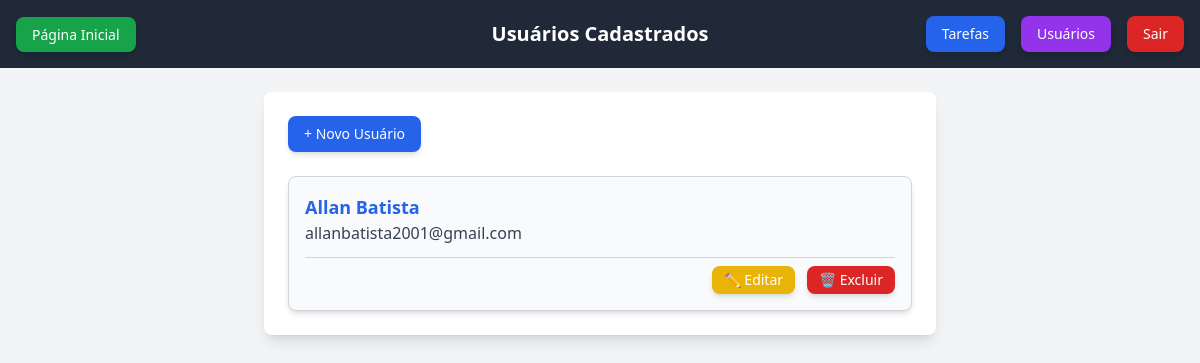
The app's page /tarefas/listarusuarios/ (signed in), older data.
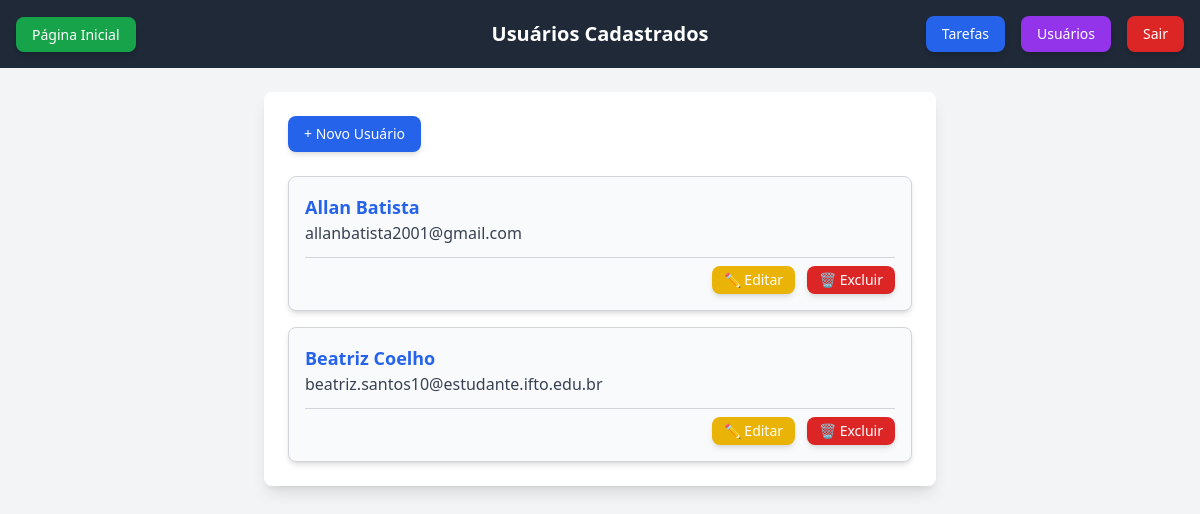
The same page, newer data.
### tarefas/models.py (models this page shows, shortened)
class Usuario(models.Model):
    nome = models.CharField(max_length=100)
    email = models.CharField(max_length=100)
    senha = models.CharField(max_length=128)  # Armazenar a senha como hash

### tarefas/views.py (the view)
# urls.py: path("listarusuarios/", views.listarUsuarios, name="listarusuarios"),
def listarUsuarios(request):
    if 'usuario_id' not in request.session:
        return redirect('login')
    usuarios = Usuario.objects.all()
    return render(request, "listarUsuarios.html", {"usuarios": usuarios})

### tarefas/templates/listarUsuarios.html (shortened to what this page needs)
{% extends 'base.html' %}
{% block content %}
<div class="max-w-2xl w-full bg-white p-6 rounded-lg shadow-lg">
    <div class="flex justify-between items-center mb-6">
        <a href="{% url 'tarefas:cadastrarusuarios' %}"
           class="px-4 py-2 bg-blue-600 text-white text-sm font-medium rounded-lg shadow-md hover:bg-blue-700 transition">
            + Novo Usuário
        </a>
    </div>
    {% if usuarios %}
        <div class="grid gap-4">
            {% for usuario in usuarios %}
                <div class="bg-gray-50 border border-gray-300 rounded-lg p-4 shadow-md transition-transform transform hover:-translate-y-1 hover:shadow-lg">
                    <div class="mb-3">
                        <h3 class="text-lg font-semibold text-blue-600">{{ usuario.nome }}</h3>
                        <p class="text-gray-700">{{ usuario.email }}</p>
                    </div>
                    <div class="flex justify-end gap-3 pt-2 border-t border-gray-300 mt-3">
                        <a href="{% url 'tarefas:editarusuario' usuario.id %}"
                           class="px-3 py-1 bg-yellow-500 text-white text-sm font-medium rounded-lg shadow-md hover:bg-yellow-600 transition">
                           ✏️ Editar
                        </a>
                        <a href="{% url 'tarefas:excluirusuario' usuario.id %}"
                           class="px-3 py-1 bg-red-600 text-white text-sm font-medium rounded-lg shadow-md hover:bg-red-700 transition"
                           onclick="return confirm('Tem certeza que deseja excluir este usuário?')">
                           🗑️ Excluir
                        </a>
                    </div>
                </div>
            {% endfor %}
        </div>
    {% else %}
        <p class="text-center text-gray-500 italic">Nenhum usuário cadastrado ainda.</p>
    {% endif %}
</div>
{% endblock %}

### tarefas/templates/base.html (shortened to what this page needs)
<!DOCTYPE html>
<html lang="pt-br">
<head>
  <script src="https://cdn.tailwindcss.com"></script>
</head>
<body class="bg-gray-100">
  <nav class="bg-gray-800 text-white p-4 relative">
    <div class="max-w-7xl mx-auto flex items-center justify-between relative">
      <div>
        <a href="{% url 'tarefas:index' %}" class="px-4 py-2 bg-green-600 text-white text-sm font-medium rounded-lg shadow-md hover:bg-green-700 transition">
          Página Inicial
        </a>
      </div>
      <div class="absolute left-1/2 transform -translate-x-1/2 text-xl font-semibold">
        {% if request.resolver_match.url_name == 'index' %}
          Página Inicial
        {% elif request.resolver_match.url_name == 'listartarefas' %}
          Minhas Tarefas
        {% elif request.resolver_match.url_name == 'listarusuarios' %}
          Usuários Cadastrados
        {% endif %}
      </div>
      <div class="flex items-center gap-4">
        <a href="{% url 'tarefas:listartarefas' %}" class="px-4 py-2 bg-blue-600 text-white text-sm font-medium rounded-lg shadow-md hover:bg-blue-700 transition">
          Tarefas
        </a>
        <a href="{% url 'tarefas:listarusuarios' %}" class="px-4 py-2 bg-purple-600 text-white text-sm font-medium rounded-lg shadow-md hover:bg-purple-700 transition">
          Usuários
        </a>
        <a href="{% url 'tarefas:logout' %}" class="px-4 py-2 bg-red-600 text-white text-sm font-medium rounded-lg shadow-md hover:bg-red-700 transition">
          Sair
        </a>
      </div>
    </div>
  </nav>
  <div class="max-w-2xl mx-auto mt-6">
    {% block content %}{% endblock %}
  </div>
</body>
</html>

Row changes from the older to the newer data that the page shows:
added Usuario: nome "Beatriz Coelho", email "beatriz.santos10@estudante.ifto.edu.br"
